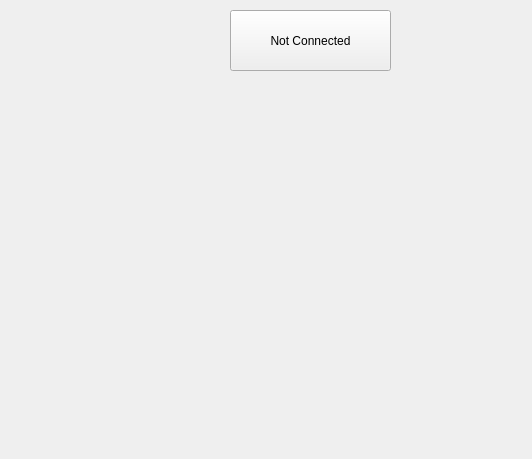
<?xml version="1.0" encoding="UTF-8"?>
<ui version="4.0">
 <class>Form</class>
 <widget class="QWidget" name="Form">
  <property name="geometry">
   <rect>
    <x>0</x>
    <y>0</y>
    <width>532</width>
    <height>459</height>
   </rect>
  </property>
  <property name="windowTitle">
   <string>Form</string>
  </property>
  <widget class="QPushButton" name="pushButton">
   <property name="geometry">
    <rect>
     <x>230</x>
     <y>10</y>
     <width>161</width>
     <height>61</height>
    </rect>
   </property>
   <property name="text">
    <string>Not Connected</string>
   </property>
  </widget>
 </widget>
 <resources/>
 <connections>
  <connection>
   <sender>pushButton</sender>
   <signal>toggled(bool)</signal>
   <receiver>Form</receiver>
   <slot>message()</slot>
   <hints>
    <hint type="sourcelabel">
     <x>332</x>
     <y>52</y>
    </hint>
    <hint type="destinationlabel">
     <x>377</x>
     <y>109</y>
    </hint>
   </hints>
  </connection>
 </connections>
 <slots>
  <slot>message()</slot>
 </slots>
</ui>
